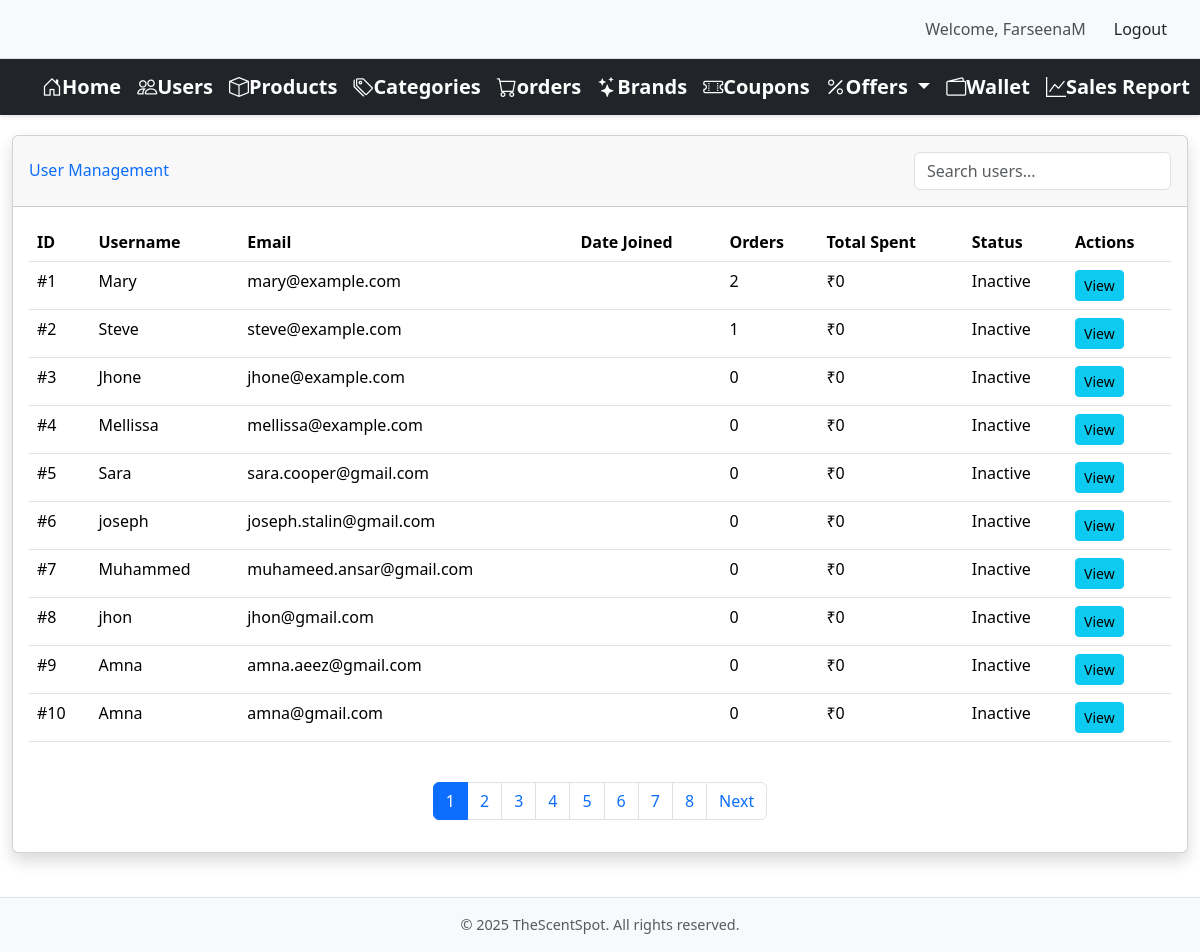
Screenshot of /adminhome/userlist/ (signed in) with the database file from the repository.
### core/models/customer.py (models this page shows, shortened)
class Customer(models.Model):
    first_name = models.CharField(max_length=50, null=True)
    last_name = models.CharField(max_length=50, null=True)
    email = models.EmailField(null=True)
    phone = models.CharField(max_length=10, null=True)
    gender = models.CharField(max_length=10, default="", null=True)
    password = models.CharField(max_length=150, null=True)
    created_at = models.DateTimeField(auto_now_add=True, null = True)
    referral_code = models.CharField(max_length=10, unique=True, null=True, blank=True)
    referred_by = models.ForeignKey('self', on_delete=models.SET_NULL, null=True, blank=True, related_name='referrals')

### adminoperations/views.py (the view)
# urls.py: path('adminhome/userlist/', views.UserListView.as_view(), name='user_list'),
class UserListView(StaffRequiredMixin, ListView):
    model = Customer
    template_name = 'adminoperations/admin_userlist.html'
    context_object_name = 'users'
    paginate_by = 10
    def get_context_data(self, **kwargs):
        context = super().get_context_data(**kwargs)
        users_data = []
        for user in context['users']:
            user_data = {
                'user': user,
                'total_orders': Order.objects.filter(customer=user).count(),
                'total_spent': Order.objects.filter(customer=user, status='Delivered').aggregate(
                    total=Sum(F('price') * F('quantity')))['total'] or 0,
            }
            users_data.append(user_data)
        context['users_data'] = users_data
        return context

### adminoperations/views.py (called while the page is built)
    def dispatch(self, request, *args, **kwargs):
        if not request.user.is_staff:
            messages.error(request, "You don't have permission to access this page.")
            return redirect('main')  # Redirect to main page if not staff
        return super().dispatch(request, *args, **kwargs)

### adminoperations/templates/adminoperations/admin_userlist.html (shortened to what this page needs)
{% extends 'adminoperations/admin_base.html' %}
{% load static %}
{% block content %}
<div class="container-fluid">
    <div class="card shadow mb-4">
        <div class="card-header py-3 d-flex justify-content-between align-items-center">
            <h6 class="m-0 font-weight-bold text-primary">User Management</h6>
            <div class="search-box">
                <input type="text" id="searchInput" class="form-control" placeholder="Search users...">
            </div>
        </div>
        <div class="card-body">
            <div class="table-responsive">
                <table class="table table-hover" id="userTable">
                    <thead class="thead-light">
                        <tr>
                            <th>ID</th>
                            <th>Username</th>
                            <th>Email</th>
                            <th>Date Joined</th>
                            <th>Orders</th>
                            <th>Total Spent</th>
                            <th>Status</th>
                            <th>Actions</th>
                        </tr>
                    </thead>
                    <tbody>
                        {% for user_data in users_data %}
                        <tr>
                            <td>#{{ user_data.user.id }}</td>
                            <td>{{ user_data.user.first_name }}</td>
                            <td>{{ user_data.user.email }}</td>
                            <td>{{ user_data.user.created_at|date:"M d, Y" }}</td>
                            <td>{{ user_data.total_orders }}</td>
                            <td>₹{{ user_data.total_spent }}</td>
                            <td>
                                {% if user_data.user.is_active %}
                                <span class>Active</span>
                                {% else %}
                                <span class>Inactive</span>
                                {% endif %}
                            </td>
                            <td>
                                <a href="{% url 'user_detail' user_data.user.id %}" class="btn btn-info btn-sm">
                                     View
                                </a>
                            </td>
                        </tr>
                        {% endfor %}
                    </tbody>
                </table>
            </div>
            {% if is_paginated %}
            <nav aria-label="Page navigation" class="mt-4">
                <ul class="pagination justify-content-center">
                    {% for num in page_obj.paginator.page_range %}
                    <li class="page-item {% if page_obj.number == num %}active{% endif %}">
                        <a class="page-link" href="?page={{ num }}">{{ num }}</a>
                    </li>
                    {% endfor %}
                    {% if page_obj.has_next %}
                    <li class="page-item">
                        <a class="page-link" href="?page={{ page_obj.next_page_number }}">Next</a>
                    </li>
                    {% endif %}
                </ul>
            </nav>
            {% endif %}
        </div>
    </div>
</div>
{% endblock %}

### adminoperations/templates/adminoperations/admin_base.html (shortened to what this page needs)
{% load static %}
{% block css%}
    <link href="{% static 'adminoperations/css/admin_base.css' %}" rel="stylesheet" type="text/css">
{% endblock %}
<!DOCTYPE html>
<html lang="en">
<head>
    <link href="https://cdn.jsdelivr.net/npm/bootstrap@5.3.2/dist/css/bootstrap.min.css"
          rel="stylesheet"
>
    <link rel="stylesheet"
          href="https://cdn.jsdelivr.net/npm/bootstrap-icons@1.11.1/font/bootstrap-icons.css">
</head>
<body>
    {% if user.is_authenticated and user.is_staff %}
    <div class="logout-section" background-color=" #f8f9fa", padding="10px 20px", display="flex", justify-content="flex-end", align-items= "center", border-bottom="1px solid #dee2e6">
        <span>Welcome, {{ user.username }}</span>
        <form method="post" action="{% url 'admin_logout' %}" class="logout-form" margin-right="15px",color= " #495057", font-weight= "500">
            <button type="submit" class="btn btn-logout" background-color=" #dc3545", color= "white", border= "none", padding= "5px 15px", border-radius= "4px", transition= "background-color 0.3s ease" >Logout</button>
        </form>
    </div>
    {% endif %}
    <nav class="navbar navbar-expand-lg navbar-dark bg-dark">
        <div class="container">
            <a class="navbar-brand" href="{% url 'admin_home' %}">
                <i class="bi bi-house-door"></i>Home</a>
            <a class="navbar-brand" href="{% url 'user_list' %}">
                <i class="bi bi-people"></i>Users</a>
            <a class="navbar-brand" href="{% url 'product_list' %}">
                <i class="bi bi-box"></i>Products</a>
            <a class="navbar-brand" href="{% url 'category_list' %}">
                <i class="bi bi-tags"></i>Categories</a>
            <a class="navbar-brand" href="{% url 'admin_order_list' %}">
                <i class="bi bi-cart"></i>orders</a>
            <a class="navbar-brand" href="{% url 'brand_list' %}">
                <i class="bi bi-stars"></i>Brands</a>
            <a class="navbar-brand" href="{% url 'coupon_list' %}">
                <i class="bi bi-ticket-perforated"></i>Coupons</a>
            <div class="dropdown d-inline">
                <a class="navbar-brand dropdown-toggle" href="#" role="button" id="offersDropdown" data-bs-toggle="dropdown" aria-expanded="false">
                    <i class="bi bi-percent"></i>Offers
                </a>
            </div>
            <a class="navbar-brand" href="{% url 'admin_wallet_list' %}">
                <i class="bi bi-wallet2"></i>Wallet</a>
            <a class="navbar-brand" href="{% url 'sales_report' %}">
                <i class="bi bi-graph-up"></i>Sales Report</a>
        </div>
    </nav>
    <main>
        {% block content %}
        {% endblock %}
    </main>
    <footer class="footer mt-auto py-3 bg-light">
        <div class="container text-center">
            <span class="text-muted">© {% now "Y" %} TheScentSpot. All rights reserved.</span>
        </div>
    </footer>
</body>
</html>

### adminoperations/static/adminoperations/css/admin_base.css (style rules this page uses)
body { min-height: 100vh; display: flex; flex-direction: column; }
main { flex: 1 0 auto; padding: 20px 0; }
.logout-section { background-color: #f8f9fa; padding: 10px 20px; display: flex; justify-content: flex-end; align-items: center; border-bottom: 1px solid #dee2e6; }
.logout-section span { margin-right: 15px; color: #495057; font-weight: 500; }
.logout-form { margin: 0; }
.btn-logout { background-color: #dc3545; color: white; border: none; padding: 5px 15px; border-radius: 4px; transition: background-color 0.3s ease; }
.navbar { padding: 1rem 0; box-shadow: 0 2px 4px rgba(0,0,0,0.1); }
.navbar-brand { font-size: 1.5rem; font-weight: bold; }
.footer { background-color: #f8f9fa !important; border-top: 1px solid #dee2e6; padding: 1rem 0; }
.footer .text-muted { font-size: 0.9rem; }

### rows the page displays
Customer: user.id "1", user.first_name "Mary", user.email "mary@example.com", total_orders "2", total_spent "0"
Customer: user.id "2", user.first_name "Steve", user.email "steve@example.com", total_orders "1", total_spent "0"
Customer: user.id "3", user.first_name "Jhone", user.email "jhone@example.com", total_orders "0", total_spent "0"
Customer: user.id "4", user.first_name "Mellissa", user.email "mellissa@example.com", total_orders "0", total_spent "0"
Customer: user.id "5", user.first_name "Sara", user.email "sara.cooper@gmail.com", total_orders "0", total_spent "0"
Customer: user.id "6", user.first_name "joseph", user.email "joseph.stalin@gmail.com", total_orders "0", total_spent "0"
Customer: user.id "7", user.first_name "Muhammed", user.email "muhameed.ansar@gmail.com", total_orders "0", total_spent "0"
Customer: user.id "8", user.first_name "jhon", user.email "jhon@gmail.com", total_orders "0", total_spent "0"
Customer: user.id "9", user.first_name "Amna", user.email "amna.aeez@gmail.com", total_orders "0", total_spent "0"
Customer: user.id "10", user.first_name "Amna", user.email "amna@gmail.com", total_orders "0", total_spent "0"

### other values shown
{{ user.username }} "FarseenaM"
{{ num }} "1" "2" "3" "4" "5" "6" "7" "8"
